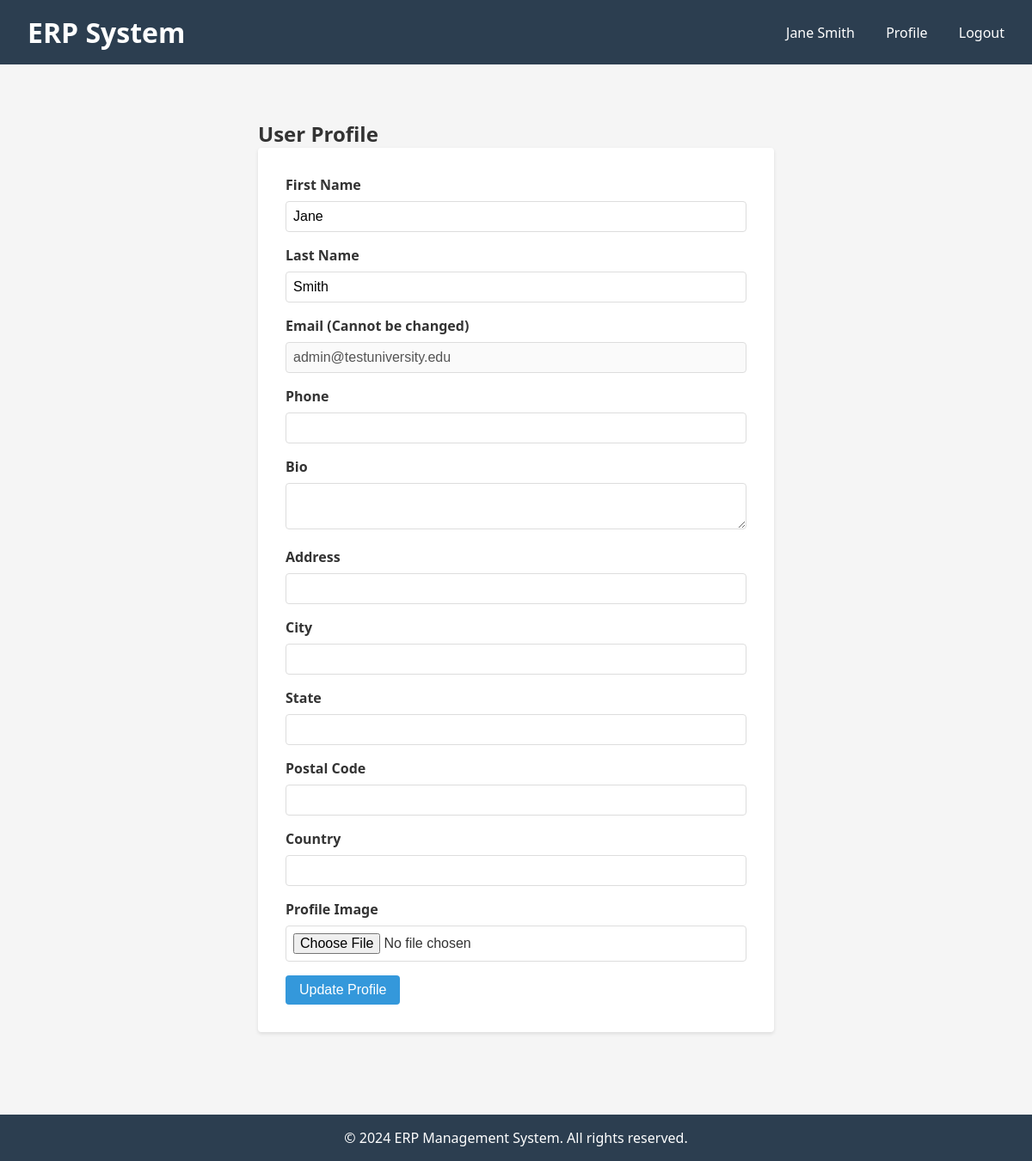
/auth/profile/ (signed in), run on the app's committed database.
### users/models.py (models this page shows, shortened)
class CustomUser(AbstractBaseUser, PermissionsMixin):
    USER_TYPE_CHOICES = (
        ('ORGANIZATION', 'Organization'),
        ('TEACHER', 'Teacher'),
        ('STUDENT', 'Student'),
        ('SUPPORT', 'Support Team'),
        ('ADMIN', 'Administrator'),
    )
    email = models.EmailField(unique=True, max_length=255)
    first_name = models.CharField(max_length=150)
    last_name = models.CharField(max_length=150)
    phone = models.CharField(max_length=20, blank=True, null=True)
    user_type = models.CharField(max_length=20, choices=USER_TYPE_CHOICES, default='STUDENT')
    is_active = models.BooleanField(default=True)
    is_staff = models.BooleanField(default=False)
    is_verified = models.BooleanField(default=False)
    created_at = models.DateTimeField(auto_now_add=True)
    updated_at = models.DateTimeField(auto_now=True)
    profile_image = models.ImageField(upload_to='profile_images/', blank=True, null=True)
    bio = models.TextField(blank=True, null=True)
    address = models.CharField(max_length=255, blank=True, null=True)
    city = models.CharField(max_length=100, blank=True, null=True)
    state = models.CharField(max_length=100, blank=True, null=True)
    postal_code = models.CharField(max_length=20, blank=True, null=True)
    country = models.CharField(max_length=100, blank=True, null=True)
    USERNAME_FIELD = 'email'
    REQUIRED_FIELDS = []
    objects = CustomUserManager()
    class Meta:
        ordering = ['-created_at']
        verbose_name = 'User'
        verbose_name_plural = 'Users'
    def get_full_name(self):
        return f'{self.first_name} {self.last_name}'.strip() or self.email

### users/views.py (the view, shortened to what this page needs)
# urls.py: path('profile/', views.organization_profile, name='organization-profile'),
@login_required(login_url='login')
def profile(request):
    user = request.user
    context = {
        'user': user
    }
    return render(request, 'users/profile.html', context)

### templates/users/profile.html (shortened to what this page needs)
{% extends 'base.html' %}
{% block content %}
<div style="max-width: 600px; margin: 2rem auto;">
    <h2>User Profile</h2>
    <form method="POST" enctype="multipart/form-data">
        <label for="first_name">First Name</label>
        <input type="text" id="first_name" name="first_name" value="{{ user.first_name }}">
        <label for="last_name">Last Name</label>
        <input type="text" id="last_name" name="last_name" value="{{ user.last_name }}">
        <label for="email">Email (Cannot be changed)</label>
        <input type="email" value="{{ user.email }}" disabled>
        <label for="phone">Phone</label>
        <input type="tel" id="phone" name="phone" value="{{ user.phone|default:'' }}">
        <label for="bio">Bio</label>
        <textarea id="bio" name="bio">{{ user.bio|default:'' }}</textarea>
        <label for="address">Address</label>
        <input type="text" id="address" name="address" value="{{ user.address|default:'' }}">
        <label for="city">City</label>
        <input type="text" id="city" name="city" value="{{ user.city|default:'' }}">
        <label for="state">State</label>
        <input type="text" id="state" name="state" value="{{ user.state|default:'' }}">
        <label for="postal_code">Postal Code</label>
        <input type="text" id="postal_code" name="postal_code" value="{{ user.postal_code|default:'' }}">
        <label for="country">Country</label>
        <input type="text" id="country" name="country" value="{{ user.country|default:'' }}">
        <label for="profile_image">Profile Image</label>
        <input type="file" id="profile_image" name="profile_image" accept="image/*">
        <button type="submit">Update Profile</button>
    </form>
</div>
{% endblock %}

### templates/base.html (shortened to what this page needs)
<!DOCTYPE html>
<html lang="en">
<head>
</head>
<body>
    <header>
        <div>
            <h1>ERP System</h1>
        </div>
        <nav>
            {% if user.is_authenticated %}
                <span>{{ user.get_full_name }}</span>
                <a href="{% url 'profile' %}">Profile</a>
                <a href="{% url 'logout' %}">Logout</a>
            {% else %}
                <a href="{% url 'login' %}">Login</a>
                <a href="{% url 'register' %}">Register</a>
            {% endif %}
        </nav>
    </header>
    <div class="container">
        {% block content %}{% endblock %}
    </div>
    <footer>
        <p>&copy; 2024 ERP Management System. All rights reserved.</p>
    </footer>
</body>
</html>

### templates/base.html (style rules this page uses)
* { margin: 0; padding: 0; box-sizing: border-box; }
body { font-family: 'Segoe UI', Tahoma, Geneva, Verdana, sans-serif; background-color: #f5f5f5; color: #333; }
header { background-color: #2c3e50; color: white; padding: 1rem 2rem; display: flex; justify-content: space-between; align-items: center; }
nav a { color: white; text-decoration: none; margin-left: 2rem; }
.container { max-width: 1200px; margin: 0 auto; padding: 2rem; }
button, input[type="submit"] { background-color: #3498db; color: white; padding: 0.5rem 1rem; border: none; border-radius: 4px; cursor: pointer; font-size: 1rem; }
form { background-color: white; padding: 2rem; border-radius: 4px; box-shadow: 0 2px 4px rgba(0,0,0,0.1); }
input, textarea, select { width: 100%; padding: 0.5rem; margin-bottom: 1rem; border: 1px solid #ddd; border-radius: 4px; font-size: 1rem; }
label { display: block; margin-bottom: 0.5rem; font-weight: bold; }
footer { background-color: #2c3e50; color: white; text-align: center; padding: 1rem; margin-top: 2rem; }

### data on the page
CustomUser: get_full_name "Jane Smith", first_name "Jane", last_name "Smith", email "admin@testuniversity.edu"
